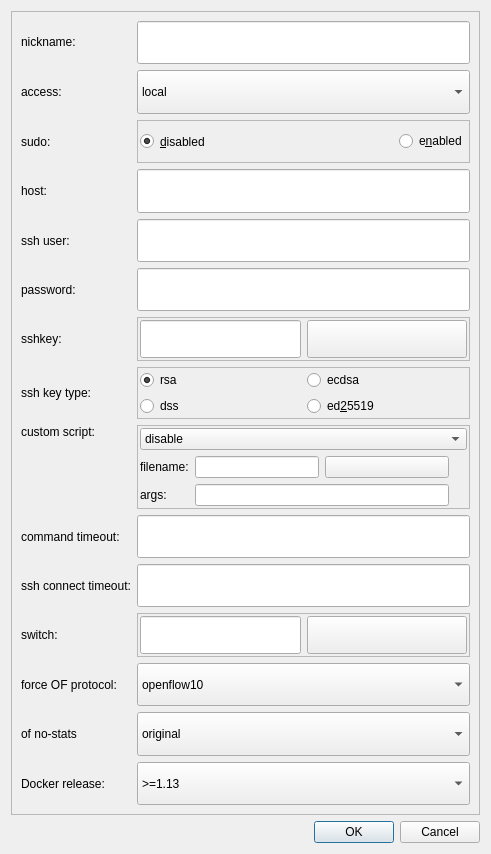
<?xml version="1.0" encoding="UTF-8"?>
<ui version="4.0">
 <class>mgmt_Dialog</class>
 <widget class="QDialog" name="mgmt_Dialog">
  <property name="geometry">
   <rect>
    <x>0</x>
    <y>0</y>
    <width>491</width>
    <height>854</height>
   </rect>
  </property>
  <property name="windowTitle">
   <string>Communication profile editor</string>
  </property>
  <layout class="QVBoxLayout" name="verticalLayout">
   <item>
    <widget class="QFrame" name="frame_dialog_virt_disk_wizard">
     <property name="frameShape">
      <enum>QFrame::StyledPanel</enum>
     </property>
     <property name="frameShadow">
      <enum>QFrame::Raised</enum>
     </property>
     <property name="paintme01" stdset="0">
      <bool>true</bool>
     </property>
     <layout class="QGridLayout" name="gridLayout">
      <item row="5" column="4">
       <widget class="QComboBox" name="comboBox_mgmt_comm">
        <property name="sizePolicy">
         <sizepolicy hsizetype="MinimumExpanding" vsizetype="MinimumExpanding">
          <horstretch>0</horstretch>
          <verstretch>0</verstretch>
         </sizepolicy>
        </property>
        <item>
         <property name="text">
          <string>local</string>
         </property>
        </item>
        <item>
         <property name="text">
          <string>ssh</string>
         </property>
        </item>
        <item>
         <property name="text">
          <string>paramiko_key</string>
         </property>
        </item>
        <item>
         <property name="text">
          <string>paramiko_password</string>
         </property>
        </item>
       </widget>
      </item>
      <item row="11" column="0">
       <widget class="QLabel" name="label_mgmt_sshkey">
        <property name="text">
         <string>sshkey:</string>
        </property>
       </widget>
      </item>
      <item row="10" column="0">
       <widget class="QLabel" name="label_mgmt_passwd">
        <property name="text">
         <string>password:</string>
        </property>
       </widget>
      </item>
      <item row="16" column="4">
       <widget class="QLineEdit" name="lineEdit_mgmt_ssh_connect_timeout">
        <property name="sizePolicy">
         <sizepolicy hsizetype="MinimumExpanding" vsizetype="MinimumExpanding">
          <horstretch>0</horstretch>
          <verstretch>0</verstretch>
         </sizepolicy>
        </property>
        <property name="clearButtonEnabled">
         <bool>true</bool>
        </property>
       </widget>
      </item>
      <item row="17" column="0">
       <widget class="QLabel" name="label_mgmt_switch">
        <property name="text">
         <string>switch:</string>
        </property>
       </widget>
      </item>
      <item row="0" column="4">
       <widget class="QLineEdit" name="lineEdit_mgmt_nickname">
        <property name="sizePolicy">
         <sizepolicy hsizetype="MinimumExpanding" vsizetype="MinimumExpanding">
          <horstretch>0</horstretch>
          <verstretch>0</verstretch>
         </sizepolicy>
        </property>
        <property name="toolTip">
         <string>Enter nickname for this management profile</string>
        </property>
        <property name="clearButtonEnabled">
         <bool>true</bool>
        </property>
       </widget>
      </item>
      <item row="20" column="0">
       <widget class="QLabel" name="label_96">
        <property name="text">
         <string>Docker release:</string>
        </property>
       </widget>
      </item>
      <item row="20" column="4">
       <widget class="QComboBox" name="comboBox_mgmt_openflow_docker_release">
        <property name="sizePolicy">
         <sizepolicy hsizetype="MinimumExpanding" vsizetype="MinimumExpanding">
          <horstretch>0</horstretch>
          <verstretch>0</verstretch>
         </sizepolicy>
        </property>
        <item>
         <property name="text">
          <string>&gt;=1.13</string>
         </property>
        </item>
        <item>
         <property name="text">
          <string>&lt;1.13</string>
         </property>
        </item>
       </widget>
      </item>
      <item row="5" column="0">
       <widget class="QLabel" name="label_7">
        <property name="text">
         <string>access:</string>
        </property>
       </widget>
      </item>
      <item row="15" column="4">
       <widget class="QLineEdit" name="lineEdit_mgmt_command_timeout">
        <property name="sizePolicy">
         <sizepolicy hsizetype="MinimumExpanding" vsizetype="MinimumExpanding">
          <horstretch>0</horstretch>
          <verstretch>0</verstretch>
         </sizepolicy>
        </property>
        <property name="clearButtonEnabled">
         <bool>true</bool>
        </property>
       </widget>
      </item>
      <item row="12" column="0">
       <widget class="QLabel" name="label_mgmt_sshkeytype">
        <property name="text">
         <string>ssh key type:</string>
        </property>
       </widget>
      </item>
      <item row="6" column="4">
       <widget class="QFrame" name="frame_mgmt_sudo">
        <property name="frameShape">
         <enum>QFrame::StyledPanel</enum>
        </property>
        <property name="frameShadow">
         <enum>QFrame::Raised</enum>
        </property>
        <property name="paintme01" stdset="0">
         <bool>true</bool>
        </property>
        <layout class="QHBoxLayout" name="horizontalLayout_2">
         <property name="spacing">
          <number>2</number>
         </property>
         <property name="leftMargin">
          <number>2</number>
         </property>
         <property name="topMargin">
          <number>2</number>
         </property>
         <property name="rightMargin">
          <number>2</number>
         </property>
         <property name="bottomMargin">
          <number>2</number>
         </property>
         <item>
          <widget class="QRadioButton" name="radioButton_mgmt_sudo_disable">
           <property name="sizePolicy">
            <sizepolicy hsizetype="MinimumExpanding" vsizetype="MinimumExpanding">
             <horstretch>0</horstretch>
             <verstretch>0</verstretch>
            </sizepolicy>
           </property>
           <property name="text">
            <string>&amp;disabled</string>
           </property>
           <property name="checked">
            <bool>true</bool>
           </property>
          </widget>
         </item>
         <item>
          <widget class="QRadioButton" name="radioButton_mgmt_sudo_enable">
           <property name="text">
            <string>e&amp;nabled</string>
           </property>
           <property name="checked">
            <bool>false</bool>
           </property>
          </widget>
         </item>
        </layout>
       </widget>
      </item>
      <item row="18" column="4">
       <widget class="QComboBox" name="comboBox_mgmt_openflow_protocol">
        <property name="sizePolicy">
         <sizepolicy hsizetype="MinimumExpanding" vsizetype="MinimumExpanding">
          <horstretch>0</horstretch>
          <verstretch>0</verstretch>
         </sizepolicy>
        </property>
        <item>
         <property name="text">
          <string>openflow10</string>
         </property>
        </item>
        <item>
         <property name="text">
          <string>openflow11</string>
         </property>
        </item>
        <item>
         <property name="text">
          <string>openflow12</string>
         </property>
        </item>
        <item>
         <property name="text">
          <string>openflow13</string>
         </property>
        </item>
        <item>
         <property name="text">
          <string>openflow14</string>
         </property>
        </item>
        <item>
         <property name="text">
          <string>openflow15</string>
         </property>
        </item>
        <item>
         <property name="text">
          <string>openflow16</string>
         </property>
        </item>
       </widget>
      </item>
      <item row="8" column="4">
       <widget class="QLineEdit" name="lineEdit_mgmt_host">
        <property name="enabled">
         <bool>true</bool>
        </property>
        <property name="sizePolicy">
         <sizepolicy hsizetype="MinimumExpanding" vsizetype="MinimumExpanding">
          <horstretch>0</horstretch>
          <verstretch>0</verstretch>
         </sizepolicy>
        </property>
        <property name="toolTip">
         <string>ip or fully qualify hostname</string>
        </property>
        <property name="clearButtonEnabled">
         <bool>true</bool>
        </property>
       </widget>
      </item>
      <item row="16" column="0">
       <widget class="QLabel" name="label_mgmt_ssh_connect_timeout">
        <property name="text">
         <string>ssh connect timeout:</string>
        </property>
       </widget>
      </item>
      <item row="18" column="0">
       <widget class="QLabel" name="label_95">
        <property name="text">
         <string>force OF protocol:</string>
        </property>
       </widget>
      </item>
      <item row="8" column="0">
       <widget class="QLabel" name="label_mgmt_host">
        <property name="text">
         <string>host:</string>
        </property>
       </widget>
      </item>
      <item row="13" column="0" alignment="Qt::AlignTop">
       <widget class="QLabel" name="label_mgmt_sudo_2">
        <property name="text">
         <string>custom script:</string>
        </property>
       </widget>
      </item>
      <item row="13" column="4">
       <widget class="QFrame" name="frame_mgmt_sudo_2">
        <property name="sizePolicy">
         <sizepolicy hsizetype="MinimumExpanding" vsizetype="MinimumExpanding">
          <horstretch>0</horstretch>
          <verstretch>0</verstretch>
         </sizepolicy>
        </property>
        <property name="frameShape">
         <enum>QFrame::StyledPanel</enum>
        </property>
        <property name="frameShadow">
         <enum>QFrame::Raised</enum>
        </property>
        <property name="paintme01" stdset="0">
         <bool>true</bool>
        </property>
        <layout class="QGridLayout" name="gridLayout_2">
         <property name="leftMargin">
          <number>2</number>
         </property>
         <property name="topMargin">
          <number>2</number>
         </property>
         <property name="rightMargin">
          <number>2</number>
         </property>
         <property name="bottomMargin">
          <number>2</number>
         </property>
         <item row="4" column="2">
          <widget class="QPushButton" name="pushButton_mgmt_select_customscript">
           <property name="enabled">
            <bool>true</bool>
           </property>
           <property name="sizePolicy">
            <sizepolicy hsizetype="MinimumExpanding" vsizetype="MinimumExpanding">
             <horstretch>0</horstretch>
             <verstretch>0</verstretch>
            </sizepolicy>
           </property>
           <property name="toolTip">
            <string>Select custom script</string>
           </property>
           <property name="text">
            <string/>
           </property>
           <property name="icon">
            <iconset resource="../project_ressource.qrc">
             <normaloff>:/images/search.png</normaloff>:/images/search.png</iconset>
           </property>
          </widget>
         </item>
         <item row="5" column="0">
          <widget class="QLabel" name="label_mgmt_script_args">
           <property name="sizePolicy">
            <sizepolicy hsizetype="Fixed" vsizetype="Preferred">
             <horstretch>0</horstretch>
             <verstretch>0</verstretch>
            </sizepolicy>
           </property>
           <property name="text">
            <string>args:</string>
           </property>
          </widget>
         </item>
         <item row="4" column="1">
          <widget class="QLineEdit" name="lineEdit_mgmt_custom_script">
           <property name="enabled">
            <bool>true</bool>
           </property>
           <property name="sizePolicy">
            <sizepolicy hsizetype="MinimumExpanding" vsizetype="MinimumExpanding">
             <horstretch>0</horstretch>
             <verstretch>0</verstretch>
            </sizepolicy>
           </property>
           <property name="clearButtonEnabled">
            <bool>true</bool>
           </property>
          </widget>
         </item>
         <item row="4" column="0">
          <widget class="QLabel" name="label_mgmt_script_filename">
           <property name="sizePolicy">
            <sizepolicy hsizetype="Fixed" vsizetype="Preferred">
             <horstretch>0</horstretch>
             <verstretch>0</verstretch>
            </sizepolicy>
           </property>
           <property name="text">
            <string>filename:</string>
           </property>
          </widget>
         </item>
         <item row="3" column="0" colspan="6">
          <widget class="QComboBox" name="comboBox_mgmt_custom">
           <property name="sizePolicy">
            <sizepolicy hsizetype="MinimumExpanding" vsizetype="MinimumExpanding">
             <horstretch>0</horstretch>
             <verstretch>0</verstretch>
            </sizepolicy>
           </property>
           <item>
            <property name="text">
             <string>disable</string>
            </property>
           </item>
           <item>
            <property name="text">
             <string>enable</string>
            </property>
           </item>
          </widget>
         </item>
         <item row="5" column="1" colspan="2">
          <widget class="QLineEdit" name="lineEdit_mgmt_custom_script_args">
           <property name="enabled">
            <bool>true</bool>
           </property>
           <property name="sizePolicy">
            <sizepolicy hsizetype="MinimumExpanding" vsizetype="MinimumExpanding">
             <horstretch>0</horstretch>
             <verstretch>0</verstretch>
            </sizepolicy>
           </property>
           <property name="clearButtonEnabled">
            <bool>true</bool>
           </property>
          </widget>
         </item>
        </layout>
       </widget>
      </item>
      <item row="9" column="4">
       <widget class="QLineEdit" name="lineEdit_mgmt_ssh_username">
        <property name="enabled">
         <bool>true</bool>
        </property>
        <property name="sizePolicy">
         <sizepolicy hsizetype="MinimumExpanding" vsizetype="MinimumExpanding">
          <horstretch>0</horstretch>
          <verstretch>0</verstretch>
         </sizepolicy>
        </property>
        <property name="toolTip">
         <string>if not set default to root</string>
        </property>
        <property name="clearButtonEnabled">
         <bool>true</bool>
        </property>
       </widget>
      </item>
      <item row="6" column="0">
       <widget class="QLabel" name="label_mgmt_sudo">
        <property name="text">
         <string>sudo:</string>
        </property>
       </widget>
      </item>
      <item row="0" column="0">
       <widget class="QLabel" name="label_2">
        <property name="sizePolicy">
         <sizepolicy hsizetype="Fixed" vsizetype="Fixed">
          <horstretch>0</horstretch>
          <verstretch>0</verstretch>
         </sizepolicy>
        </property>
        <property name="text">
         <string>nickname:</string>
        </property>
       </widget>
      </item>
      <item row="12" column="4">
       <widget class="QFrame" name="frame_mgmt_sshkeytype">
        <property name="frameShape">
         <enum>QFrame::StyledPanel</enum>
        </property>
        <property name="frameShadow">
         <enum>QFrame::Raised</enum>
        </property>
        <property name="paintme01" stdset="0">
         <bool>true</bool>
        </property>
        <layout class="QGridLayout" name="gridLayout_3">
         <property name="leftMargin">
          <number>2</number>
         </property>
         <property name="topMargin">
          <number>2</number>
         </property>
         <property name="rightMargin">
          <number>2</number>
         </property>
         <property name="bottomMargin">
          <number>2</number>
         </property>
         <item row="2" column="0">
          <widget class="QRadioButton" name="radioButton_mgmt_ssh_keytype_dss">
           <property name="sizePolicy">
            <sizepolicy hsizetype="MinimumExpanding" vsizetype="MinimumExpanding">
             <horstretch>0</horstretch>
             <verstretch>0</verstretch>
            </sizepolicy>
           </property>
           <property name="text">
            <string>dss</string>
           </property>
           <property name="checked">
            <bool>false</bool>
           </property>
          </widget>
         </item>
         <item row="0" column="0">
          <widget class="QRadioButton" name="radioButton_mgmt_ssh_keytype_rsa">
           <property name="sizePolicy">
            <sizepolicy hsizetype="MinimumExpanding" vsizetype="MinimumExpanding">
             <horstretch>0</horstretch>
             <verstretch>0</verstretch>
            </sizepolicy>
           </property>
           <property name="text">
            <string>rsa</string>
           </property>
           <property name="checked">
            <bool>true</bool>
           </property>
          </widget>
         </item>
         <item row="0" column="1">
          <widget class="QRadioButton" name="radioButton_mgmt_ssh_keytype_ecdsa">
           <property name="sizePolicy">
            <sizepolicy hsizetype="MinimumExpanding" vsizetype="MinimumExpanding">
             <horstretch>0</horstretch>
             <verstretch>0</verstretch>
            </sizepolicy>
           </property>
           <property name="text">
            <string>ecdsa</string>
           </property>
           <property name="checked">
            <bool>false</bool>
           </property>
          </widget>
         </item>
         <item row="2" column="1">
          <widget class="QRadioButton" name="radioButton_mgmt_ssh_keytype_ed25519">
           <property name="sizePolicy">
            <sizepolicy hsizetype="MinimumExpanding" vsizetype="MinimumExpanding">
             <horstretch>0</horstretch>
             <verstretch>0</verstretch>
            </sizepolicy>
           </property>
           <property name="text">
            <string>ed&amp;25519</string>
           </property>
           <property name="checked">
            <bool>false</bool>
           </property>
          </widget>
         </item>
        </layout>
       </widget>
      </item>
      <item row="15" column="0">
       <widget class="QLabel" name="label_mgmt_com_timeout">
        <property name="text">
         <string>command timeout:</string>
        </property>
       </widget>
      </item>
      <item row="11" column="4">
       <widget class="QFrame" name="frame_mgmt_sshkey">
        <property name="frameShape">
         <enum>QFrame::StyledPanel</enum>
        </property>
        <property name="frameShadow">
         <enum>QFrame::Raised</enum>
        </property>
        <property name="paintme01" stdset="0">
         <bool>true</bool>
        </property>
        <layout class="QHBoxLayout" name="horizontalLayout">
         <property name="leftMargin">
          <number>2</number>
         </property>
         <property name="topMargin">
          <number>2</number>
         </property>
         <property name="rightMargin">
          <number>2</number>
         </property>
         <property name="bottomMargin">
          <number>2</number>
         </property>
         <item>
          <widget class="QLineEdit" name="lineEdit_mgmt_ssh_id">
           <property name="enabled">
            <bool>true</bool>
           </property>
           <property name="sizePolicy">
            <sizepolicy hsizetype="MinimumExpanding" vsizetype="MinimumExpanding">
             <horstretch>0</horstretch>
             <verstretch>0</verstretch>
            </sizepolicy>
           </property>
           <property name="toolTip">
            <string>ssh public key</string>
           </property>
           <property name="clearButtonEnabled">
            <bool>true</bool>
           </property>
          </widget>
         </item>
         <item>
          <widget class="QPushButton" name="pushButton_selectssh">
           <property name="enabled">
            <bool>true</bool>
           </property>
           <property name="sizePolicy">
            <sizepolicy hsizetype="MinimumExpanding" vsizetype="MinimumExpanding">
             <horstretch>0</horstretch>
             <verstretch>0</verstretch>
            </sizepolicy>
           </property>
           <property name="toolTip">
            <string>Select your private ssh key</string>
           </property>
           <property name="text">
            <string/>
           </property>
           <property name="icon">
            <iconset resource="../project_ressource.qrc">
             <normaloff>:/images/search.png</normaloff>:/images/search.png</iconset>
           </property>
          </widget>
         </item>
        </layout>
       </widget>
      </item>
      <item row="17" column="4">
       <widget class="QFrame" name="frame_5">
        <property name="frameShape">
         <enum>QFrame::StyledPanel</enum>
        </property>
        <property name="frameShadow">
         <enum>QFrame::Raised</enum>
        </property>
        <property name="paintme01" stdset="0">
         <bool>true</bool>
        </property>
        <layout class="QHBoxLayout" name="horizontalLayout_4">
         <property name="leftMargin">
          <number>2</number>
         </property>
         <property name="topMargin">
          <number>2</number>
         </property>
         <property name="rightMargin">
          <number>2</number>
         </property>
         <property name="bottomMargin">
          <number>2</number>
         </property>
         <item>
          <widget class="QLineEdit" name="lineEdit_mgmt_switch">
           <property name="sizePolicy">
            <sizepolicy hsizetype="MinimumExpanding" vsizetype="MinimumExpanding">
             <horstretch>0</horstretch>
             <verstretch>0</verstretch>
            </sizepolicy>
           </property>
           <property name="clearButtonEnabled">
            <bool>true</bool>
           </property>
          </widget>
         </item>
         <item>
          <widget class="QPushButton" name="pushButton_mgmt_findovs">
           <property name="sizePolicy">
            <sizepolicy hsizetype="MinimumExpanding" vsizetype="MinimumExpanding">
             <horstretch>0</horstretch>
             <verstretch>0</verstretch>
            </sizepolicy>
           </property>
           <property name="toolTip">
            <string>Select existing switch</string>
           </property>
           <property name="text">
            <string/>
           </property>
           <property name="icon">
            <iconset resource="../project_ressource.qrc">
             <normaloff>:/images/search.png</normaloff>:/images/search.png</iconset>
           </property>
          </widget>
         </item>
        </layout>
       </widget>
      </item>
      <item row="9" column="0">
       <widget class="QLabel" name="label_mgmt_ssh_user">
        <property name="toolTip">
         <string>username for ssh connection</string>
        </property>
        <property name="text">
         <string>ssh user:</string>
        </property>
       </widget>
      </item>
      <item row="10" column="4">
       <widget class="QLineEdit" name="lineEdit_mgmt_ssh_password">
        <property name="enabled">
         <bool>true</bool>
        </property>
        <property name="sizePolicy">
         <sizepolicy hsizetype="MinimumExpanding" vsizetype="MinimumExpanding">
          <horstretch>0</horstretch>
          <verstretch>0</verstretch>
         </sizepolicy>
        </property>
        <property name="toolTip">
         <string>ssh public key</string>
        </property>
        <property name="echoMode">
         <enum>QLineEdit::Password</enum>
        </property>
        <property name="clearButtonEnabled">
         <bool>true</bool>
        </property>
       </widget>
      </item>
      <item row="19" column="0">
       <widget class="QLabel" name="label_97">
        <property name="text">
         <string>of no-stats</string>
        </property>
       </widget>
      </item>
      <item row="19" column="4">
       <widget class="QComboBox" name="comboBox_mgmt_of_no_stats">
        <property name="sizePolicy">
         <sizepolicy hsizetype="MinimumExpanding" vsizetype="MinimumExpanding">
          <horstretch>0</horstretch>
          <verstretch>0</verstretch>
         </sizepolicy>
        </property>
        <property name="toolTip">
         <string>On some old OvS, --no-stats option doesnt exist, select python to replace it. </string>
        </property>
        <item>
         <property name="text">
          <string>original</string>
         </property>
        </item>
        <item>
         <property name="text">
          <string>python</string>
         </property>
        </item>
        <item>
         <property name="text">
          <string>disable</string>
         </property>
        </item>
       </widget>
      </item>
     </layout>
    </widget>
   </item>
   <item>
    <widget class="QDialogButtonBox" name="buttonBox">
     <property name="orientation">
      <enum>Qt::Horizontal</enum>
     </property>
     <property name="standardButtons">
      <set>QDialogButtonBox::Cancel|QDialogButtonBox::Ok</set>
     </property>
    </widget>
   </item>
  </layout>
 </widget>
 <resources>
  <include location="../project_ressource.qrc"/>
 </resources>
 <connections>
  <connection>
   <sender>buttonBox</sender>
   <signal>accepted()</signal>
   <receiver>mgmt_Dialog</receiver>
   <slot>accept()</slot>
   <hints>
    <hint type="sourcelabel">
     <x>248</x>
     <y>254</y>
    </hint>
    <hint type="destinationlabel">
     <x>157</x>
     <y>274</y>
    </hint>
   </hints>
  </connection>
  <connection>
   <sender>buttonBox</sender>
   <signal>rejected()</signal>
   <receiver>mgmt_Dialog</receiver>
   <slot>reject()</slot>
   <hints>
    <hint type="sourcelabel">
     <x>316</x>
     <y>260</y>
    </hint>
    <hint type="destinationlabel">
     <x>286</x>
     <y>274</y>
    </hint>
   </hints>
  </connection>
 </connections>
</ui>
